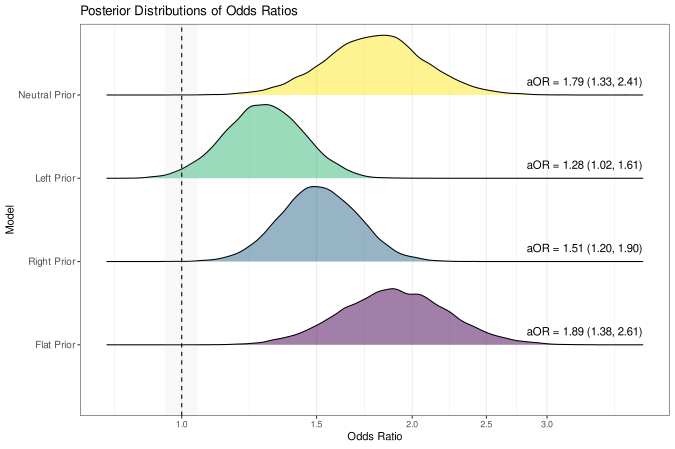

The R source for this figure:
library(tidyverse)
library(tidybayes)
library(ggridges)

# List of your models
models <- list(
  "Neutral Prior" = m_posterior_neutral_neurosurgery,
  "Left Prior" = m_posterior_left_neurosurgery,
  "Right Prior" = m_posterior_right_neurosurgery,
  "Flat Prior" = m_posterior_flat_neurosurgery
)

# Function to extract and transform draws for a single model
extract_draws <- function(model, coefficient_name, label, model_name) {
  model |>
    gather_draws(`^b_.*`, regex = TRUE) |>
    mutate(.value = exp(.value)) |>
    filter(.variable == coefficient_name) |>
    mutate(
    .variable = factor(.variable, levels = coefficient_name, labels = label, ordered = TRUE),
      model_name = model_name
    )
}

# Apply the function to each model and combine the results
all_draws <- imap_dfr(
  models,
  ~ extract_draws(.x, "b_ich_lateralityRight", "Right Hemisphere",.y)
)

# 1. Define the desired order of model names (REVERSED)
model_order <- rev(c("Neutral Prior", "Left Prior", "Right Prior", "Flat Prior"))

# 2. Convert 'model_name' to a factor with the specified order
all_draws$model_name <- factor(all_draws$model_name, levels = model_order)

rope_lower <- 0.95
rope_upper <- 1.05

# Calculate aOR and 95% CI for each model
aOR_CI <- all_draws %>%
  group_by(model_name) %>%
  median_qi(.value,.width = 0.95) %>%
  mutate(
    label = paste0("aOR = ", sprintf("%.2f",.value), " (", sprintf("%.2f",.lower), ", ", sprintf("%.2f",.upper), ")")
  )

# Plotting with ggridges
ggplot(all_draws, aes(x =.value, y = model_name, fill = model_name)) +
  geom_density_ridges(alpha = 0.5, scale = 0.9) +
  geom_rect(
    data = data.frame(x_min = rope_lower, x_max = rope_upper),
    aes(xmin = x_min, xmax = x_max, ymin = -Inf, ymax = Inf),
    alpha = 0.3, fill = "grey",
    inherit.aes = FALSE
  ) +
  scale_x_log10(breaks = seq(1, 3, by = 0.5)) +
  geom_vline(xintercept = 1, linetype = "dashed") +
  scale_fill_viridis_d(option = "D") +
  scale_y_discrete(expand = c(0.001, 0.85)) +  # Add expand for margin
  labs(
    title = "Posterior Distributions of Odds Ratios",
    x = "Odds Ratio",
    y = "Model"
  ) +
  theme_bw() +
  theme(
    panel.grid.major.y = element_blank(),
    axis.text.y = element_text(size = 10),
    legend.position = "none"
  ) +
  geom_text(
    data = aOR_CI,
    aes(x = 4, y = as.numeric(model_name) - 0.3, label = label), # Adjust position
    hjust = 1, vjust = -4.95, size = 4
  )

# Save the plot
ggsave(
  here("manuscripts","figure_1.png"), # Replace with your desired filename
  plot = last_plot(), # Saves the last plot generated
  width = 10,      # Adjust width as needed
  height = 8,     # Adjust height as needed
  dpi = 1200,       # Set the resolution (higher value = higher resolution)
  scale = 1        # Keep scale at 1 to preserve relative sizes
)
